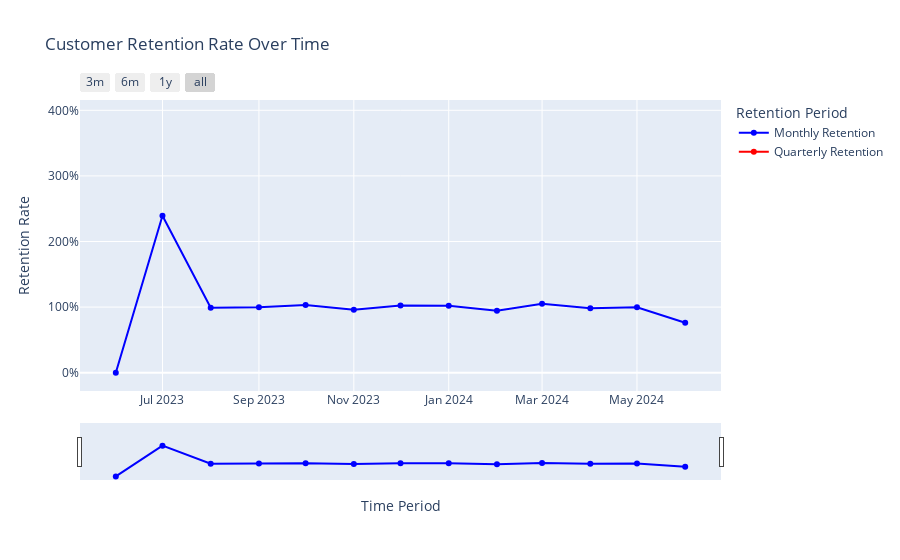

Notebook code for this chart:
### Markdown cell above
# Customer Retention Rate

### Code cell
# Function to calculate retention rate
def calculate_retention(df, period):
    df = df.sort_values('Transaction_Date')
    df['PeriodStart'] = df['Transaction_Date'].dt.to_period(period)
    
    total_customers = df.groupby('PeriodStart')['Customer_ID'].nunique()
    retained_customers = df.groupby('PeriodStart')['Customer_ID'].apply(
        lambda x: x.drop_duplicates().isin(x.drop_duplicates().shift())
    ).groupby(level=0).sum()
    
    retention_rate = (retained_customers / total_customers.shift()).fillna(0)
    return retention_rate

# Calculate monthly and quarterly retention rates
monthly_retention = calculate_retention(transactions_df, 'M')
quarterly_retention = calculate_retention(transactions_df, 'Q')

# Create the plot
fig = go.Figure()

fig.add_trace(go.Scatter(
    x=monthly_retention.index.astype(str),
    y=monthly_retention.values,
    mode='lines+markers',
    name='Monthly Retention',
    line=dict(color='blue')
))

fig.add_trace(go.Scatter(
    x=quarterly_retention.index.astype(str),
    y=quarterly_retention.values,
    mode='lines+markers',
    name='Quarterly Retention',
    line=dict(color='red')
))

fig.update_layout(
    title='Customer Retention Rate Over Time',
    xaxis_title='Time Period',
    yaxis_title='Retention Rate',
    yaxis=dict(tickformat='.0%'),
    legend_title='Retention Period',
    hovermode='x unified'
)

# Add range slider
fig.update_layout(
    xaxis=dict(
        rangeselector=dict(
            buttons=list([
                dict(count=3, label="3m", step="month", stepmode="backward"),
                dict(count=6, label="6m", step="month", stepmode="backward"),
                dict(count=1, label="1y", step="year", stepmode="backward"),
                dict(step="all")
            ])
        ),
        rangeslider=dict(visible=True),
        type="date"
    )
)

fig.show()

### Figure 1 — Plotly figure (JSON) as saved in the notebook; plotly's stock layout.template omitted (floating-point values rounded to 4 significant figures)
{"data": [{"line": {"color": "blue"}, "mode": "lines+markers", "name": "Monthly Retention", "type": "scatter", "x": ["2023-06", "2023-07", "2023-08", "2023-09", "2023-10", "2023-11", "2023-12", "2024-01", "2024-02", "2024-03", "2024-04", "2024-05", "2024-06"], "y": [0, 2.392, 0.9899, 0.9966, 1.033, 0.9613, 1.023, 1.021, 0.9442, 1.05, 0.9833, 0.9982, 0.7613]}, {"line": {"color": "red"}, "mode": "lines+markers", "name": "Quarterly Retention", "type": "scatter", "x": ["2023Q2", "2023Q3", "2023Q4", "2024Q1", "2024Q2"], "y": [0, 3.878, 1.001, 1.006, 0.9655]}], "layout": {"hovermode": "x unified", "legend": {"title": {"text": "Retention Period"}}, "title": {"text": "Customer Retention Rate Over Time"}, "xaxis": {"rangeselector": {"buttons": [{"count": 3, "label": "3m", "step": "month", "stepmode": "backward"}, {"count": 6, "label": "6m", "step": "month", "stepmode": "backward"}, {"count": 1, "label": "1y", "step": "year", "stepmode": "backward"}, {"step": "all"}]}, "rangeslider": {"visible": true}, "title": {"text": "Time Period"}, "type": "date"}, "yaxis": {"tickformat": ".0%", "title": {"text": "Retention Rate"}}}}
